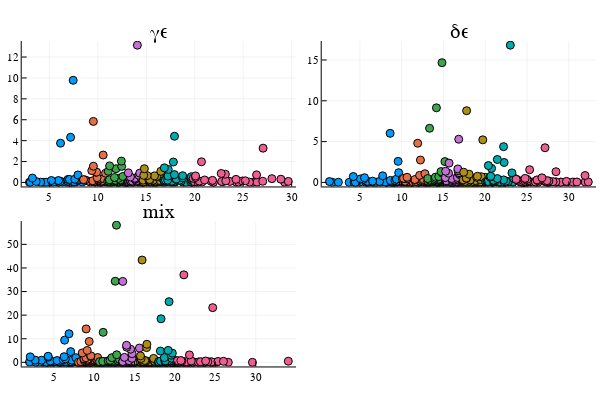
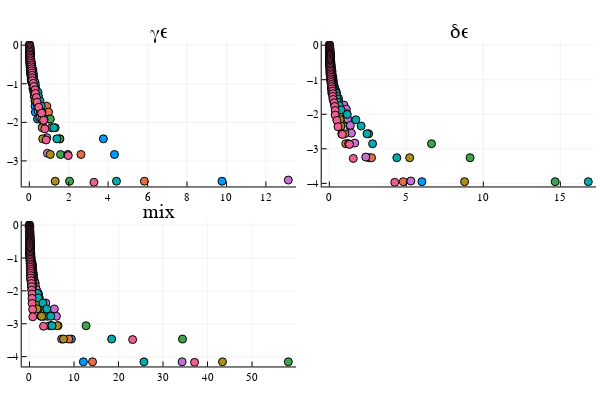

Notebook source saved alongside these figures, in order:
### Markdown cell above
### equally weighted bins (same # of pts per bin)

### Code cell
s1=scatter(f_γϵ, t_γϵ, title="γϵ",legend=false)
s2=scatter(f_δϵ, t_δϵ, title="δϵ",legend=false)
s3=scatter(f_mix, t_mix, title="mix",legend=false)
display(plot(s1,s2,s3))

s1=scatter(t_γϵ, p2lnp(p_γϵ), title="γϵ",legend=false)
s2=scatter(t_δϵ, p2lnp(p_δϵ), title="δϵ",legend=false)
s3=scatter(t_mix, p2lnp(p_mix), title="mix",legend=false)
plot(s1,s2,s3)
